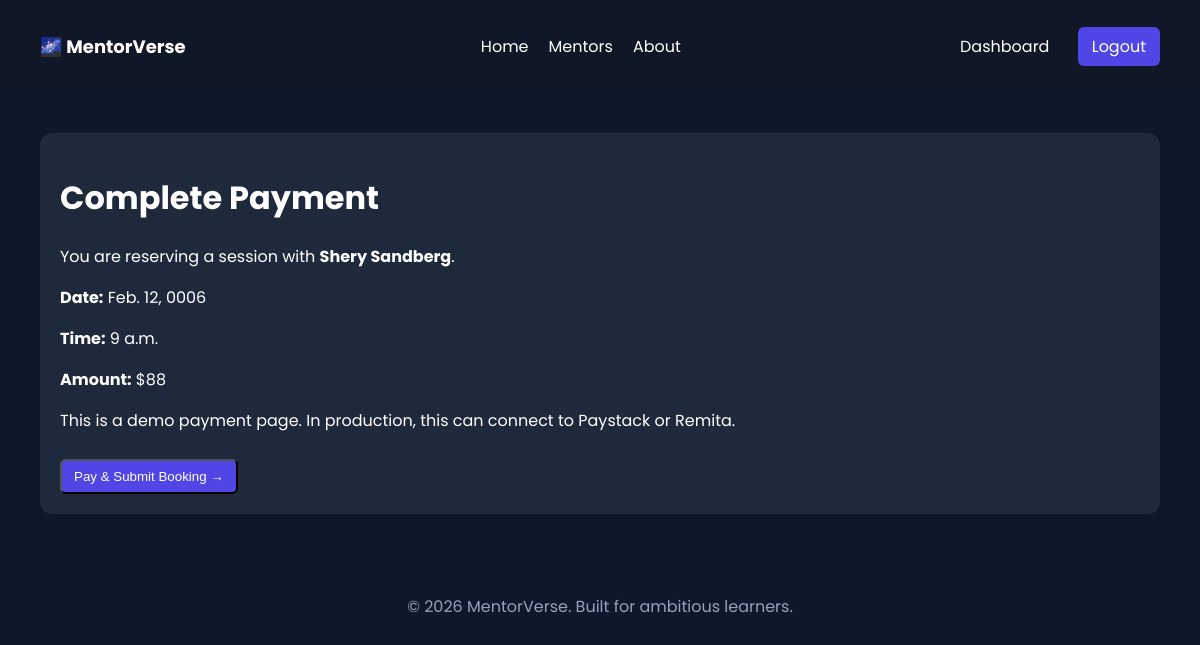
Screenshot of /payment/11/ (signed in) with the database file from the repository.
### bookings/models.py (models this page shows, shortened)
class Booking(models.Model):
    STATUS_CHOICES = [
        ('Pending', 'Pending'),
        ('Confirmed', 'Confirmed'),
        ('Declined', 'Declined'),
        ('Completed', 'Completed'),
        ('Refunded', 'Refunded'),
    ]
    PAYMENT_STATUS_CHOICES = [
        ('Unpaid', 'Unpaid'),
        ('Paid', 'Paid'),
        ('Refunded', 'Refunded'),
    ]
    user = models.ForeignKey(User, on_delete=models.CASCADE, null=True, blank=True)
    mentor = models.ForeignKey(Mentor, on_delete=models.CASCADE)
    customer_name = models.CharField(max_length=100)
    email = models.EmailField()
    date = models.DateField()
    time = models.TimeField()
    reason = models.TextField(
        blank=True,
        null=True,
        help_text="Reason for booking this mentorship session"
    )
    status = models.CharField(
        max_length=20,
        choices=STATUS_CHOICES,
        default='Pending'
    )
    payment_status = models.CharField(
        max_length=20,
        choices=PAYMENT_STATUS_CHOICES,
        default='Unpaid'
    )
    admin_note = models.TextField(
        blank=True,
        null=True,
        help_text="Optional note from admin when confirming, declining or refunding"
    )
    created_at = models.DateTimeField(auto_now_add=True)

class Mentor(models.Model):
    name = models.CharField(max_length=100)
    expertise = models.CharField(max_length=150)
    bio = models.TextField()
    image = models.ImageField(
        upload_to='mentors/',
        blank=True,
        null=True
    )
    rating = models.DecimalField(max_digits=2, decimal_places=1, default=4.5)
    reviews = models.PositiveIntegerField(default=0)
    company = models.CharField(max_length=100, blank=True, null=True)
    price = models.PositiveIntegerField(default=0, help_text="Session price in Dollars")
    is_featured = models.BooleanField(default=False)

### bookings/views.py (the view)
# urls.py: path('payment/<int:booking_id>/', views.payment_page, name='payment'),
@login_required
def payment_page(request, booking_id):
    booking = get_object_or_404(
        Booking,
        id=booking_id,
        user=request.user
    )
    if request.method == 'POST':
        booking.payment_status = 'Paid'
        booking.status = 'Pending'
        booking.save()
        return redirect('dashboard')
    return render(request, 'bookings/payment.html', {
        'booking': booking
    })

### bookings/templates/bookings/payment.html (shortened to what this page needs)
{% extends 'bookings/base.html' %}
{% block content %}
<div class="container">
    <div class="card">
        <h1>Complete Payment</h1>
        <p>
            You are reserving a session with
            <strong>{{ booking.mentor.name }}</strong>.
        </p>
        <p><strong>Date:</strong> {{ booking.date }}</p>
        <p><strong>Time:</strong> {{ booking.time }}</p>
        <p><strong>Amount:</strong> ${{ booking.mentor.price }}</p>
        <p>
            This is a demo payment page. In production, this can connect to Paystack or Remita.
        </p>
        <form method="POST">
            <button type="submit" class="book-btn">
                Pay & Submit Booking →
            </button>
        </form>
    </div>
</div>
{% endblock %}

### static/css/style.css (style rules this page uses)
body { margin: 0; font-family: 'Poppins', Arial, sans-serif; background: #0f172a; color: white; }
.container { padding: 40px; }
.card { background: #1e293b; padding: 20px; border-radius: 12px; transition: 0.3s; }
.book-btn { display: inline-block; margin-top: 10px; padding: 8px 12px; background: #4f46e5; color: white; border-radius: 6px; text-decoration: none; }

### rows the page displays
Booking: mentor.name "Shery Sandberg", date "Feb. 12, 0006", time "9 a.m.", mentor.price "88"
